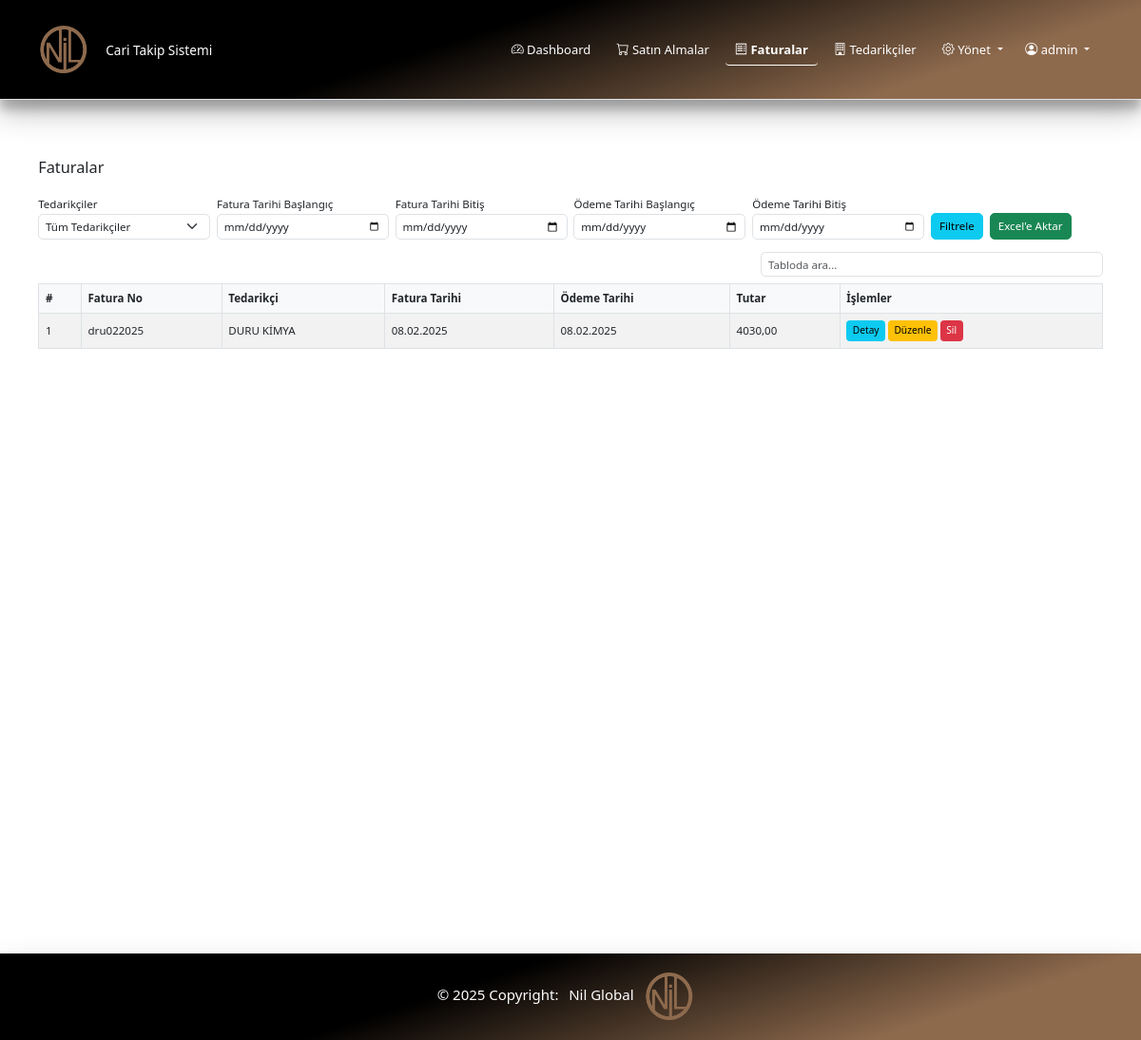
Before: /faturalar/ (signed in) with the older database file.
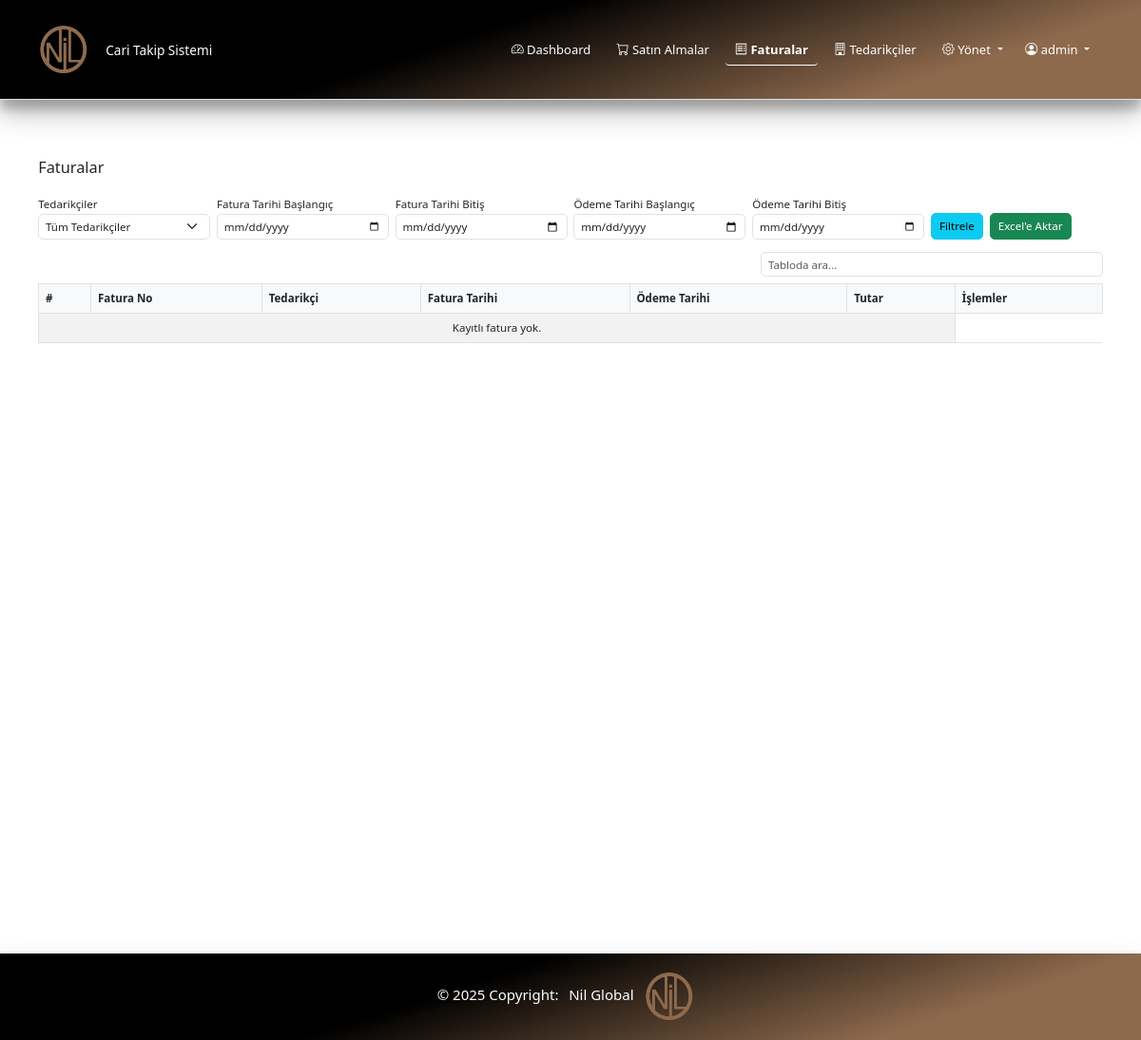
After: the same page with the newer database file.
### faturalar/models.py (models this page shows, shortened)
class Fatura(models.Model):
    tedarikci = models.ForeignKey(Tedarikci, on_delete=models.CASCADE, related_name='faturalari')
    fatura_no = models.CharField(max_length=50, verbose_name="Fatura No")
    fatura_tarihi = models.DateField(verbose_name="Fatura Tarihi")
    odeme_tarihi = models.DateField(verbose_name="Ödeme Tarihi")
    tutar = models.DecimalField(max_digits=12, decimal_places=2, verbose_name="Tutar")
    fatura_dosya = models.FileField(upload_to='faturalar/', blank=True, null=True, verbose_name="Fatura Dosyası")
    satinalmalar = models.ManyToManyField('satinalma.SatinAlma', related_name='faturalari', blank=True, verbose_name="Satın Almalar")
    created_at = models.DateTimeField(auto_now_add=True)
    updated_at = models.DateTimeField(auto_now=True)
    class Meta:
        verbose_name = "Fatura"
        verbose_name_plural = "Faturalar"
        ordering = ['-fatura_tarihi']

### tedarikciler/models.py (models this page shows, shortened)
class Tedarikci(models.Model):
    ad = models.CharField(max_length=255, verbose_name="Firma Adı")
    hizmet = models.CharField(max_length=255, verbose_name="Verdiği Hizmet")
    yetkili = models.CharField(max_length=255, verbose_name="Firma Yetkilisi")
    telefon = models.CharField(max_length=20, verbose_name="Telefon Numarası")
    adres = models.TextField(blank=True, verbose_name="Adres")
    email = models.EmailField(blank=True, verbose_name="E-posta Adresi")
    created_at = models.DateTimeField(auto_now_add=True)
    updated_at = models.DateTimeField(auto_now=True)
    class Meta:
        verbose_name = "Tedarikçi"
        verbose_name_plural = "Tedarikçiler"
        ordering = ['ad']

### faturalar/views.py (the view)
# urls.py: path('', views.fatura_listesi, name='fatura_listesi'),
@login_required
def fatura_listesi(request):
    faturalar = Fatura.objects.all()
    tedarikci_id = request.GET.get('tedarikci')
    fatura_tarihi1 = request.GET.get('fatura_tarihi1')
    fatura_tarihi2 = request.GET.get('fatura_tarihi2')
    odeme_tarihi1 = request.GET.get('odeme_tarihi1')
    odeme_tarihi2 = request.GET.get('odeme_tarihi2')
    if tedarikci_id:
        faturalar = faturalar.filter(tedarikci_id=tedarikci_id)
    if fatura_tarihi1:
        faturalar = faturalar.filter(fatura_tarihi__gte=fatura_tarihi1)
    if fatura_tarihi2:
        faturalar = faturalar.filter(fatura_tarihi__lte=fatura_tarihi2)
    if odeme_tarihi1:
        faturalar = faturalar.filter(odeme_tarihi__gte=odeme_tarihi1)
    if odeme_tarihi2:
        faturalar = faturalar.filter(odeme_tarihi__lte=odeme_tarihi2)
    tedarikciler = Tedarikci.objects.filter(id__in=faturalar.values_list('tedarikci_id', flat=True).distinct())
    context = {
        'faturalar': faturalar,
        'tedarikciler': tedarikciler,
        'filtre': {
            'tedarikci': tedarikci_id,
            'fatura_tarihi1': fatura_tarihi1,
            'fatura_tarihi2': fatura_tarihi2,
            'odeme_tarihi1': odeme_tarihi1,
            'odeme_tarihi2': odeme_tarihi2,
        }
    }
    return render(request, 'faturalar/fatura_listesi.html', context)

### faturalar/templates/faturalar/fatura_listesi.html (shortened to what this page needs)
{% extends 'base.html' %}
{% block content %}
<div class="container wrappernil mt-4">
    <div class="d-flex justify-content-between align-items-center mb-3">
        <h2>Faturalar</h2>
    </div>
    <form method="get" class="row g-2 mb-3" id="filterForm">
        <div class="col-md-2">
            <label class="form-label">Tedarikçiler</label>
            <select name="tedarikci" class="form-select">
                <option value="">Tüm Tedarikçiler</option>
            </select>
        </div>
        <div class="col-md-2">
            <label class="form-label">Fatura Tarihi Başlangıç</label>
            <input type="date" name="fatura_tarihi1" value="{{ filtre.fatura_tarihi1 }}" class="form-control" placeholder="Fatura Tarihi (Başlangıç)">
        </div>
        <div class="col-md-2">
            <label class="form-label">Fatura Tarihi Bitiş</label>
            <input type="date" name="fatura_tarihi2" value="{{ filtre.fatura_tarihi2 }}" class="form-control" placeholder="Fatura Tarihi (Bitiş)">
        </div>
        <div class="col-md-2">
            <label class="form-label">Ödeme Tarihi Başlangıç</label>
            <input type="date" name="odeme_tarihi1" value="{{ filtre.odeme_tarihi1 }}" class="form-control" placeholder="Ödeme Tarihi (Başlangıç)">
        </div>
        <div class="col-md-2">
            <label class="form-label">Ödeme Tarihi Bitiş</label>
            <input type="date" name="odeme_tarihi2" value="{{ filtre.odeme_tarihi2 }}" class="form-control" placeholder="Ödeme Tarihi (Bitiş)">
        </div>
        <div class="col-md-2 d-flex gap-2 align-items-end">
            <button type="submit" class="btn btn-info">Filtrele</button>
            <button type="button" id="excelExportBtn" class="btn btn-success">Excel'e Aktar</button>
        </div>
    </form>
    <div class="row mb-2">
        <div class="col-md-4 ms-auto">
            <input type="text" id="tableSearch" class="form-control" placeholder="Tabloda ara...">
        </div>
    </div>
    <table class="table table-striped table-bordered" id="faturaTable">
        <thead>
            <tr>
                <th>#</th>
                <th>Fatura No</th>
                <th>Tedarikçi</th>
                <th>Fatura Tarihi</th>
                <th>Ödeme Tarihi</th>
                <th>Tutar</th>
                <th>İşlemler</th>
            </tr>
        </thead>
        <tbody>
            {% for fatura in faturalar %}
            <tr>
                <td>{{ forloop.counter }}</td>
                <td>{{ fatura.fatura_no }}</td>
                <td>{{ fatura.tedarikci.ad }}</td>
                <td>{{ fatura.fatura_tarihi|date:'d.m.Y' }}</td>
                <td>{{ fatura.odeme_tarihi|date:'d.m.Y' }}</td>
                <td>{{ fatura.tutar|floatformat:2 }}</td>
                <td>
                    <a href="{% url 'faturalar:fatura_detay' fatura.pk %}" class="btn btn-info btn-sm">Detay</a>
                    <a href="{% url 'faturalar:fatura_duzenle' fatura.pk %}" class="btn btn-warning btn-sm">Düzenle</a>
                    <a href="{% url 'faturalar:fatura_sil' fatura.pk %}" class="btn btn-danger btn-sm">Sil</a>
                </td>
            </tr>
            {% empty %}
            <tr>
                <td colspan="6" class="text-center">Kayıtlı fatura yok.</td>
            </tr>
            {% endfor %}
        </tbody>
    </table>
</div>
{% endblock %}

Changed rows visible on the page:
removed Fatura: fatura_no "dru022025", tedarikci.ad "DURU KİMYA", fatura_tarihi "08.02.2025", odeme_tarihi "08.02.2025", tutar "4030,00"
Other visible differences:
text now shown: "Kayıtlı fatura yok."
